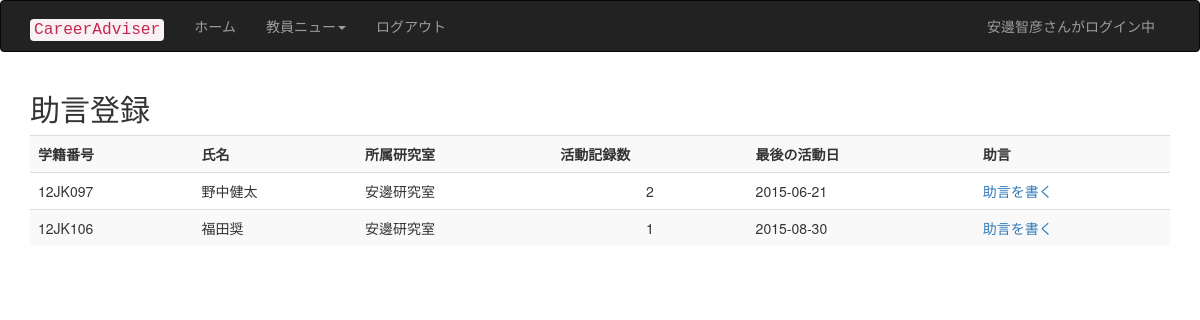
Page /activity_list1.php (signed in) on the committed database.
### tables this page shows
CREATE TABLE IF NOT EXISTS `tb_student` (
  `sid` varchar(16) NOT NULL,
  `uid` varchar(16) NOT NULL,
  `sex` int(11) NOT NULL,
  `stype` int(11) NOT NULL,
  `slab` varchar(16) NOT NULL,
  `status` int(11) NOT NULL,
  PRIMARY KEY (`sid`)
);

### activity_list1.php (the view, shortened to what this page needs)
<?php
include('page_header.php');
require_once('db_inc.php');
echo '<h2>助言登録</h2>';
$sql = "SELECT sid,sname,lbname, count(*) as num,max(adate) as recdate FROM vw_katudou " ;
if(isset($_SESSION['urole']) ){
	$uid = $_SESSION['uid'];
	if( $_SESSION['urole']==2){
		$lbid = $uid . 'lab';
		$sql .= " where slab='$lbid'";
	}
}
$sql .= ' group by sid';
$rs = mysql_query($sql, $conn);
$row = mysql_fetch_array($rs) ;
echo '<table class="table table-striped table-hover">';
echo '<tr><th>学籍番号</th><th>氏名</th><th>所属研究室</th><th>活動記録数</th><th>最後の活動日</th><th>助言</th></tr>';
while ($row) {
 echo '<tr>';
 echo '<td>' . $row['sid'] . '</td>';
 echo '<td>' . $row['sname']. '</td>';
 echo '<td>' . $row['lbname'] . '</td>';
 echo '<td align="center">' . $row['num'] . '</td>';
 echo '<td>' . $row['recdate'] . '</td>';
 echo '<td><a href="advice_add.php?sid='.$row['sid'].'">助言を書く</a></td>';
 echo '</tr>';
 $row = mysql_fetch_array($rs) ;
}
echo '</table>';
include('page_footer.php');
?>

### rows in the picture
tb_student: sid "12JK097", sname "野中健太", lbname "安邊研究室", num "2", recdate "2015-06-21"
tb_student: sid "12JK106", sname "福田奨", lbname "安邊研究室", num "1", recdate "2015-08-30"

### other values in the picture
$s[$i] "教員"
$label "ログアウト"
$_SESSION['uname'] "安邊智彦"
